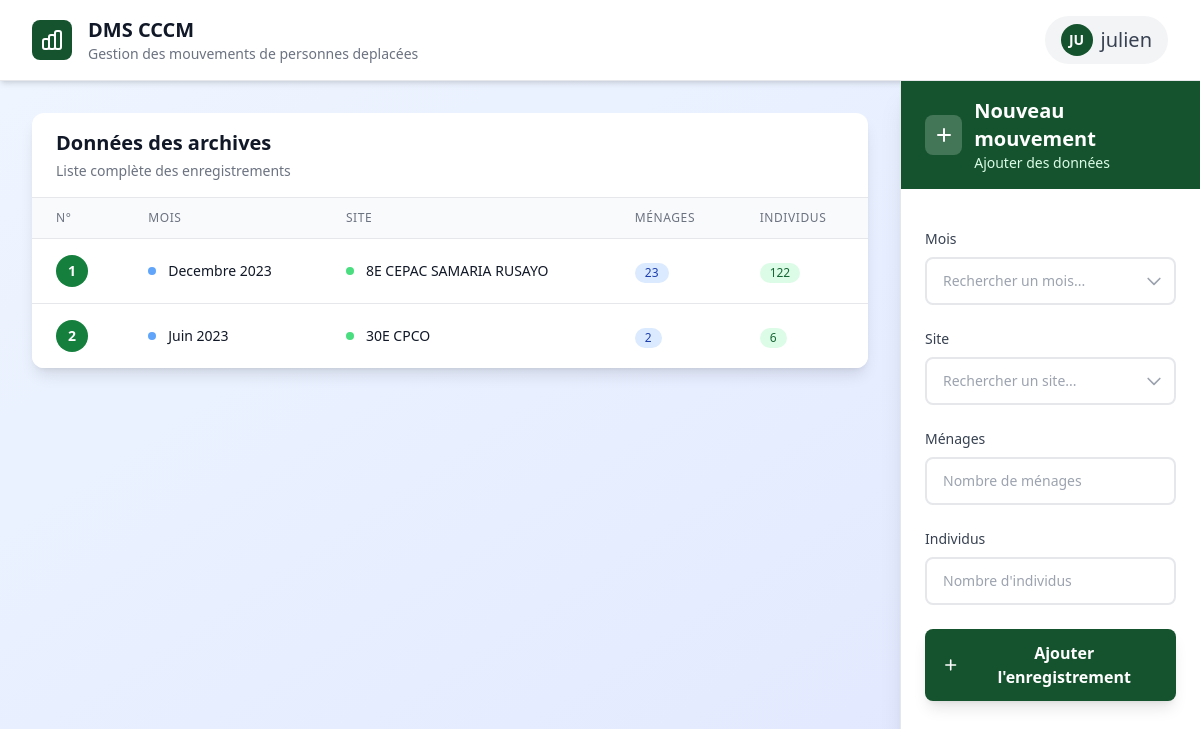
The page /mouvements_deplaces/ (signed in) on the database its author committed.
### data_import/models.py (models this page shows, shortened)
class MouvementDeplaceSiteUnique(models.Model):
    MOIS_CHOICE = [
        ("Mai2023", "Mai 2023"),
        ("Juin2023", "Juin 2023"),
        ("Juillet2023", "Juillet 2023"),
        ("Aout2023", "Aout 2023"),
        ("Sept2023", "Septembre 2023"),
        ("Oct2023", "Octobre 2023"),
        ("Nov2023", "Novembre 2023"),
        ("Dec2023", "Decembre 2023"),
        ("Janv2024", "Janvier 2024"),
        ("Fev2024", "Fevrier 2024"),
        ("Mars2024", "Mars 2024"),
        ("Avril2024", "Avril 2024"),
        ("Mai2024", "Mai 2024"),
        ("Juin2024", "Juin 2024"),
        ("Juillet2024", "Juillet 2024"),
        ("Aout2024", "Aout 2024"),
        ("Sept2024", "Septemembre 2024"),
        ("Oct2024", "Octobre 2024"),
        ("Nov2024", "Novembre 2024"),
        ("Janv2025", "Janvier 2025"),
        ("Fev2025", "Fevrier 2025"),
        ("Mars2025", "Mars 2025"),
    ]
    mois = models.CharField(max_length=200, choices=MOIS_CHOICE)
    site = models.ForeignKey(SiteUnique, on_delete=models.CASCADE)
    menages = models.PositiveBigIntegerField(default=0)
    individus = models.PositiveBigIntegerField(default=0)
    user = models.ForeignKey(User, on_delete=models.SET_NULL, null=True)
    @property
    def mois_name(self):
        return dict(self.MOIS_CHOICE)[self.mois]

class SiteUnique(models.Model):
    nom = models.CharField(max_length=200, unique=True)

### data_import/views.py (the view, shortened to what this page needs)
# urls.py: path('mouvements_deplaces/', views.mouvements_deplaces, name='mouvements_deplaces'),
@login_required
def mouvements_deplaces(request):
    try:
        user_connect = request.user
        errors_messages = None
        if user_connect.is_superuser:
            mouvements = MouvementDeplaceSiteUnique.objects.all().order_by('mois', 'site__nom')
        else:
            mouvements = MouvementDeplaceSiteUnique.objects.filter(user=user_connect).order_by('mois', 'site__nom')
        total_mouvements = mouvements.count()
        total_menages = sum([m.menages for m in mouvements])
        total_individus = sum([m.individus for m in mouvements])
        context = {
            'mouvements': mouvements,
            'mois_choices': MouvementDeplaceSiteUnique.MOIS_CHOICE,
            'sites': SiteUnique.objects.all().order_by('nom'),
            'errors_messages': errors_messages,
            'total_mouvements': total_mouvements,
            'total_menages': total_menages,
            'total_individus': total_individus
        }
        return render(request, 'mouvements_deplaces.html', context)
    except Exception as e:
        return render(request, 'mouvements_deplaces.html', {'error_message': str(e)})

### templates/mouvements_deplaces.html (shortened to what this page needs)
<!DOCTYPE html>
<html lang="fr">
    <head>
        <script src="https://cdn.tailwindcss.com"></script>
    </head>
    <body class="bg-gradient-to-br from-blue-50 to-indigo-100 text-gray-800 min-h-screen">
        <header class="bg-white shadow-md border-b border-gray-200">
            <div class="max-w-7xl mx-auto px-4 sm:px-6 lg:px-8">
                <div class="flex justify-between items-center py-4">
                    <div class="flex items-center space-x-4">
                        <div class="w-10 h-10 bg-green-900 rounded-lg flex items-center justify-center">
                        </div>
                        <div>
                            <h1 class="text-xl font-bold text-gray-900">DMS CCCM</h1>
                            <p class="text-sm text-gray-500">Gestion des mouvements de personnes deplacées</p>
                        </div>
                    </div>
                    <div class="flex items-center space-x-4">
                        <div class="relative">
                            <button class="flex items-center space-x-2 bg-gray-100 hover:bg-gray-200 rounded-full px-4 py-2 transition-colors duration-200">
                                <div class="w-8 h-8 bg-green-900 rounded-full flex items-center justify-center">
                                    <span class="text-white font-semibold text-sm">
                                        {{ user.username.0|upper }}{{ user.username.1|upper }}
                                    </span>
                                </div>
                                <span class="hidden sm:block text-xl font-medium text-gray-700">{{ user.username }}</span>
                            </button>
                        </div>
                    </div>
                </div>
            </div>
        </header>
        <div class="flex flex-col lg:flex-row min-h-screen">
            <div class="w-full lg:w-3/4 p-6 lg:p-8">
                <div class="bg-white rounded-xl shadow-lg overflow-hidden">
                    <div class="px-6 py-4 border-b border-gray-200">
                        <h2 class="text-xl font-bold text-gray-900">Données des archives</h2>
                        <p class="text-sm text-gray-500 mt-1">Liste complète des enregistrements</p>
                    </div>
                    <div class="overflow-x-auto">
                        <table class="min-w-full divide-y divide-gray-200">
                            <thead class="bg-gray-50">
                                <tr>
                                    <th class="px-6 py-3 text-left text-xs font-medium text-gray-500 uppercase tracking-wider">
                                        <div class="flex items-center space-x-1">
                                            <span>N°</span>
                                        </div>
                                    </th>
                                    <th class="px-6 py-3 text-left text-xs font-medium text-gray-500 uppercase tracking-wider">
                                        <div class="flex items-center space-x-1">
                                            <span>Mois</span>
                                        </div>
                                    </th>
                                    <th class="px-6 py-3 text-left text-xs font-medium text-gray-500 uppercase tracking-wider">
                                        <div class="flex items-center space-x-1">
                                            <span>Site</span>
                                        </div>
                                    </th>
                                    <th class="px-6 py-3 text-left text-xs font-medium text-gray-500 uppercase tracking-wider">
                                        <div class="flex items-center space-x-1">
                                            <span>Ménages</span>
                                        </div>
                                    </th>
                                    <th class="px-6 py-3 text-left text-xs font-medium text-gray-500 uppercase tracking-wider">
                                        <div class="flex items-center space-x-1">
                                            <span>Individus</span>
                                        </div>
                                    </th>
                                </tr>
                            </thead>
                            <tbody class="bg-white divide-y divide-gray-200">
                                {% if not mouvements %}
                                    <tr>
                                        <td colspan="5" class="px-6 py-12 text-center">
                                            <div class="flex flex-col items-center justify-center space-y-2">
                                                <svg class="w-12 h-12 text-gray-300" fill="none" stroke="currentColor" viewBox="0 0 24 24">
                                                    <path stroke-linecap="round" stroke-linejoin="round" stroke-width="2" d="M9 12h6m-6 4h6m2 5H7a2 2 0 01-2-2V5a2 2 0 012-2h5.586a1 1 0 01.707.293l5.414 5.414a1 1 0 01.293.707V19a2 2 0 01-2 2z"></path>
                                                </svg>
                                                <p class="text-gray-500 font-medium">Aucune donnée disponible</p>
                                                <p class="text-sm text-gray-400">Commencez par ajouter votre premier enregistrement</p>
                                            </div>
                                        </td>
                                    </tr>
                                {% else %}
                                    {% for mouvement in mouvements %}
                                        <tr class="hover:bg-gray-50 transition-colors duration-150">
                                            <td class="px-6 py-4 whitespace-nowrap">
                                                <div class="flex items-center">
                                                    <div class="w-8 h-8 bg-green-700 rounded-full flex items-center justify-center">
                                                        <span class="text-white text-sm font-bold">{{ forloop.counter }}</span>
                                                    </div>
                                                </div>
                                            </td>
                                            <td class="px-6 py-4 whitespace-nowrap">
                                                <div class="flex items-center">
                                                    <div class="w-2 h-2 bg-blue-400 rounded-full mr-3"></div>
                                                    <div class="text-sm font-medium text-gray-900">{{ mouvement.mois_name }}</div>
                                                </div>
                                            </td>
                                            <td class="px-6 py-4 whitespace-nowrap">
                                                <div class="flex items-center">
                                                    <div class="w-2 h-2 bg-green-400 rounded-full mr-3"></div>
                                                    <div class="text-sm text-gray-900">{{ mouvement.site.nom }}</div>
                                                </div>
                                            </td>
                                            <td class="px-6 py-4 whitespace-nowrap">
                                                <span class="inline-flex items-center px-2.5 py-0.5 rounded-full text-xs font-medium bg-blue-100 text-blue-800">
                                                    {{ mouvement.menages }}
                                                </span>
                                            </td>
                                            <td class="px-6 py-4 whitespace-nowrap">
                                                <span class="inline-flex items-center px-2.5 py-0.5 rounded-full text-xs font-medium bg-green-100 text-green-800">
                                                    {{ mouvement.individus }}
                                                </span>
                                            </td>
                                        </tr>
                                    {% endfor %}
                                {% endif %}
                            </tbody>
                        </table>
                    </div>
                </div>
            </div>
            <div class="w-full lg:w-1/4 bg-white shadow-xl border-l border-gray-200">
                <div class="bg-green-900 px-6 py-4 text-white">
                    <div class="flex items-center space-x-3">
                        <div class="w-10 h-10 bg-white bg-opacity-20 rounded-lg flex items-center justify-center">
                            <svg class="w-6 h-6" fill="none" stroke="currentColor" viewBox="0 0 24 24">
                                <path stroke-linecap="round" stroke-linejoin="round" stroke-width="2" d="M12 6v6m0 0v6m0-6h6m-6 0H6"></path>
                            </svg>
                        </div>
                        <div>
                            <h3 class="text-xl font-bold">Nouveau mouvement</h3>
                            <p class="text-green-100 text-sm">Ajouter des données</p>
                        </div>
                    </div>
                </div>
                <div class="px-6 py-4">
                    <form method="post" class="space-y-6">
                        <div class="relative">
                            <label for="mois" class="block text-sm font-medium text-gray-700 mb-2">Mois</label>
                            <div class="relative">
                                <input type="text"
                                    class="block w-full border-2 rounded-lg text-sm py-3 px-4 pr-10 transition-all duration-200"
                                    placeholder="Rechercher un mois..."
                                    oninput="filterSelect(this, 'mois-options')"
                                    onfocus="showOptions('mois-options')"
                                    autocomplete="off">
                                <div class="absolute inset-y-0 right-0 flex items-center px-3 pointer-events-none">
                                </div>
                            </div>
                        </div>
                        <div class="relative">
                            <label for="site" class="block text-sm font-medium text-gray-700 mb-2">Site</label>
                            <div class="relative">
                                <input type="text"
                                    class="block w-full border-2 rounded-lg text-sm py-3 px-4 pr-10 transition-all duration-200"
                                    placeholder="Rechercher un site..."
                                    oninput="filterSelect(this, 'site-options')"
                                    onfocus="showOptions('site-options')"
                                    autocomplete="off">
                                <div class="absolute inset-y-0 right-0 flex items-center px-3 pointer-events-none">
                                </div>
                            </div>
                        </div>
                        <div>
                            <label for="menages" class="block text-sm font-medium text-gray-700 mb-2">Ménages</label>
                            <div class="relative">
                                <input type="number" id="menages" name="menages" min="0" class="block w-full border-2 rounded-lg text-sm py-3 px-4 transition-all duration-200" placeholder="Nombre de ménages" required>
                            </div>
                        </div>
                        <div>
                            <label for="individus" class="block text-sm font-medium text-gray-700 mb-2">Individus</label>
                            <div class="relative">
                                <input type="number" id="individus" name="individus" min="0" class="block w-full border-2 rounded-lg text-sm py-3 px-4 transition-all duration-200" placeholder="Nombre d'individus" required>
                            </div>
                        </div>
                        <button type="submit" class="w-full py-3 px-4 bg-green-900 hover:bg-green-700 text-white font-semibold rounded-lg shadow-lg transition-all duration-300 transform hover:scale-105 focus:outline-none focus:ring-2 focus:ring-green-500 focus:ring-offset-2">
                            <div class="flex items-center justify-center space-x-2">
                                <svg class="w-5 h-5" fill="none" stroke="currentColor" viewBox="0 0 24 24">
                                    <path stroke-linecap="round" stroke-linejoin="round" stroke-width="2" d="M12 6v6m0 0v6m0-6h6m-6 0H6"></path>
                                </svg>
                                <span>Ajouter l'enregistrement</span>
                            </div>
                        </button>
                    </form>
                </div>
            </div>
        </div>
    </body>
</html>

### rows shown on the page
MouvementDeplaceSiteUnique: mois_name "Decembre 2023", site.nom "8E CEPAC SAMARIA RUSAYO", menages "23", individus "122"
MouvementDeplaceSiteUnique: mois_name "Juin 2023", site.nom "30E CPCO", menages "2", individus "6"

### other values the page prints
{{ user.username.0|upper }} "J"
{{ user.username.1|upper }} "U"
{{ user.username }} "julien"
